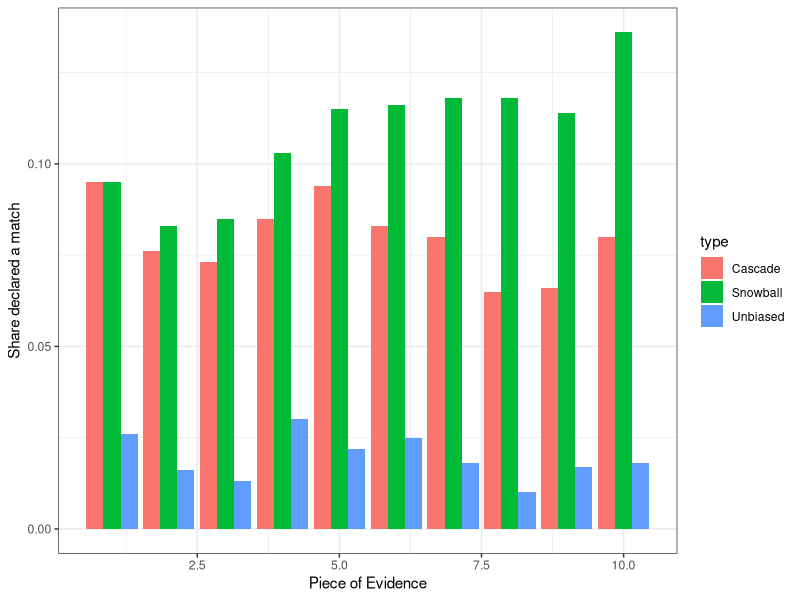
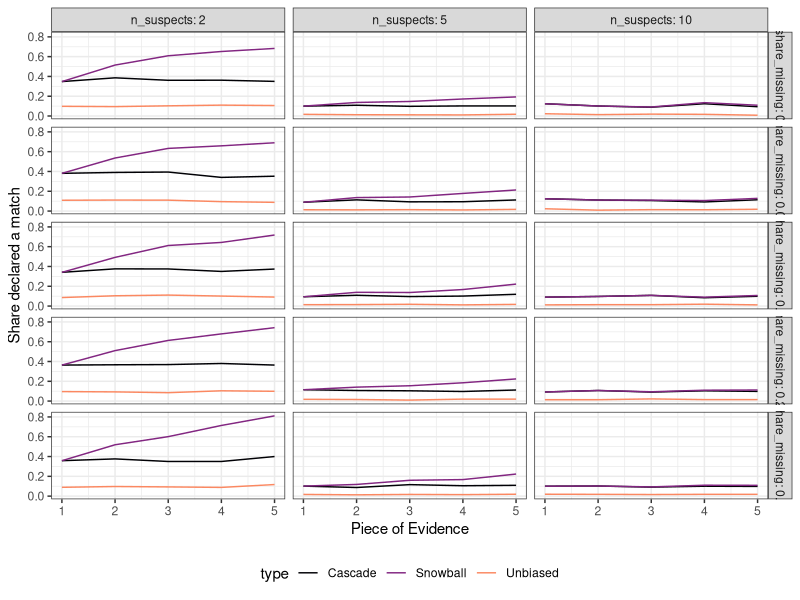

Recreate these plots in R, in order. (Note: this script raises an error after producing the figures.)
# Snowball bias

rm(list = ls())
library(ggplot2)
library(dplyr)

# basics
N = 10 #number of suspects
Pi = .15 #share in pop w I=1
Pi_E = Pi #prob I=1 if E0 (set to constant over pieces of evidence for simplicity)
Pi_EC = Pi #prob I=1 if E0^C (set to constant over pieces of evidence for simplicity)
Prior = 1/N

# 6 kinds of bias

# how do they incorporate true m? (assume corectly incorporates true matches (so non-tilde biases are the same as for cascade)
mtrue.func <- function(m) 0 

# bias if see true matches
d_impute <- function(i,m, share.miss){ share.miss + i/2 + 1 + mtrue.func(m)}
d_I <- function(i,m){ (2-(1-i)/(1-Pi)) + mtrue.func(m) }
d_peer <- function(m){1 + mtrue.func(m)}
delta.func <- function(i,m, share.miss) {d_impute(i, m, share.miss)*d_I(i,m)*d_peer(m)}

# how do they incorporate estimated m? 
m.func <- function(m) sum(m>=1) 

# bias if see estimated matches
dt_impute <- function(i,m,share.miss){ 1 }
dt_I <- function(i,m){ 1 }
dt_peer <- function(m){m.func(m) + 1}
delta.tilde.func <- function(i,m,share.miss) {dt_impute(i, m, share.miss)*dt_I(i,m)*dt_peer(m)}

total.bias <- function(i,m,mhat,share.miss){delta.func(i,m,share.miss)*delta.tilde.func(i,mhat,share.miss)}

g = 0 # 0 means not guilty
i = 1 # 1 means has characteristic
k = 10 # pieces of evidence

# evidence is binom(10,mu1) if guilty, binom(10,mu0) if not guilty
mu1 = .5; mu0=.25

nsims = 1000
output = list()
for(sim.round in 1:nsims){
  xy = sapply(1:k, function(j) ifelse(g==1, sum(rbinom(10,1,mu1)), sum(rbinom(10,1,mu0))))
  lik.ratio = sapply(xy, function(j) dbinom(j,10,mu1)/dbinom(j,10,mu0))
  
  # missing evidence (decides degree of imputation)
  share.miss = rbeta(k,1,3)
  
  mhat <- m <- m.cascade <- rep(NA,k)
  m <- sapply(1:k, function(x) lik.ratio[x] * (Pi_E/Pi_EC) * 1/N)
  m.cascade <- sapply(1:k, function(x) delta.func(i,m[x],share.miss[x])*m[x])
  mhat[1] <- m.cascade[1]
  
  for(j in 2:k){mhat[j] <- total.bias(i,m[c(1:(j-1))],mhat[c(1:(j-1))], share.miss[j])*m[j]}
  
  output[[sim.round]] <- data.frame(posterior = c(m,m.cascade,mhat),
                       type = rep(c("Unbiased","Cascade","Snowball"), each = k),
                       evidence = rep(1:k,3),
                       round = rep(i,k*3))
}
sim.out = do.call(rbind, output)
summary = sim.out %>%
  group_by(type,evidence) %>%
  summarise(share_declared_match = mean(posterior>=1))

ggplot(summary, aes(x = evidence, y = share_declared_match, fill = type))+
  geom_bar(stat = 'identity', position = 'dodge')+
  xlab("Piece of Evidence") + ylab("Share declared a match")+
  theme_bw()



#ggsave(filename = '~/repos/Forensic_bias/outputs/SnowballFigure.png')

## AL's version -- use different # suspects and % missing evidence instead of simulating

N = 10 #number of suspects
Pi = .15 #share in pop w I=1
Pi_E = Pi #prob I=1 if E0 (set to constant over pieces of evidence for simplicity)
Pi_EC = Pi #prob I=1 if E0^C (set to constant over pieces of evidence for simplicity)
Prior = 1/N
g = 0 # 0 means not guilty
i = 1 # 1 means has characteristic
k = 5 # pieces of evidence

mu1 = .5; mu0=.25

nsims = 1000

cascade_snowball_sim = function(nsims, share_missing, n_suspects){
output = list()
for(sim.round in 1:nsims){
  xy = sapply(1:k, function(j) ifelse(g==1, sum(rbinom(k,1,mu1)), sum(rbinom(k,1,mu0))))
  lik.ratio = sapply(xy, function(j) dbinom(j,k,mu1)/dbinom(j,k,mu0))
  
  # missing evidence (decides degree of imputation)
  share.miss = rep(share_missing, 10)
  
  mhat <- m <- m.cascade <- rep(NA,k)
  m <- sapply(1:k, function(x) lik.ratio[x] * (Pi_E/Pi_EC) * (1/n_suspects))
  m.cascade <- sapply(1:k, function(x) delta.func(i,m[x],share.miss[x])*m[x])
  mhat[1] <- m.cascade[1]
  
  for(j in 2:k){mhat[j] <- total.bias(i,m[c(1:(j-1))],mhat[c(1:(j-1))], share.miss[j])*m[j]}
  
  output[[sim.round]] <- data.frame(posterior = c(m,m.cascade,mhat),
                                    type = rep(c("Unbiased","Cascade","Snowball"), each = k),
                                    evidence = rep(1:k,3),
                                    round = rep(i,k*3))
}
sim.out = do.call(rbind, output)
summary = sim.out %>%
  group_by(type,evidence) %>%
  summarise(share_declared_match = mean(posterior>=1))
return(summary)
}

set.seed(081720)
nsims = 1000
share_missing = c(0, .01, .1, .25,.5)
n_suspects = c(2, 5, 10)

sim_params = expand.grid(share_missing = share_missing, n_suspects = n_suspects)

results = c()
for(ii in 1:nrow(sim_params)){
  sim_sum = cascade_snowball_sim(1000, sim_params$share_missing[ii], sim_params$n_suspects[ii]) %>%
    mutate(share_missing = sim_params$share_missing[ii], n_suspects = sim_params$n_suspects[ii])
  results = rbind(results, sim_sum)
}

results %>%
  ggplot(., aes(x = evidence, y = share_declared_match, col = type)) +
  facet_grid(rows = vars(share_missing), cols = vars(n_suspects), labeller = label_both) +
  geom_line() +
  xlab("Piece of Evidence") + ylab("Share declared a match")+
  theme_bw() +
  theme(legend.position = "bottom") + 
  scale_color_viridis_d(option = "magma", end = .75) 

ggsave(filename = 'outputs/SnowballFigure2.png')

## V3 -- simplified 

cascade_snowball_sim = function(nsims, share_missing, n_suspects, n_evidence){
  output = list()
  for(sim.round in 1:nsims){
    xy = sapply(1:n_evidence, function(j) ifelse(g==1, sum(rbinom(n_evidence,1,mu1)), sum(rbinom(n_evidence,1,mu0))))
    lik.ratio = sapply(xy, function(j) dbinom(j,n_evidence,mu1)/dbinom(j,n_evidence,mu0))
    
    # missing evidence (decides degree of imputation)
    share.miss = rep(share_missing, n_evidence)
    
    mhat <- m <- m.cascade <- rep(NA,n_evidence)
    m <- sapply(1:n_evidence, function(x) lik.ratio[x] ) #* (Pi_E/Pi_EC) * (1/n_suspects))
    m.cascade <- sapply(1:n_evidence, function(x) delta.func(i,m[x],share.miss[x])*m[x])
    mhat[1] <- m.cascade[1]
    
    for(j in 2:n_evidence){mhat[j] <- total.bias(i,m[c(1:(j-1))],mhat[c(1:(j-1))], share.miss[j])*m[j]}
    
    output[[sim.round]] <- data.frame(posterior = c(m,m.cascade,mhat),
                                      type = rep(c("Unbiased","Cascade","Snowball"), each = n_evidence),
                                      evidence = rep(1:n_evidence,3),
                                      round = rep(i,n_evidence*3))
  }
  sim.out = do.call(rbind, output)
  summary = sim.out %>%
    group_by(type,evidence) %>%
    summarise(share_declared_match = mean(posterior>=1))
  return(summary)
}



set.seed(040222)
nsims = 1000
share_missing = .01
n_suspects = 2
n_evidence = 5

sim_params = expand.grid(share_missing = share_missing, n_suspects = n_suspects, n_evidence = n_evidence)

results = c()
for(ii in 1:nrow(sim_params)){
  sim_sum = cascade_snowball_sim(1000, 
                                 sim_params$share_missing[ii], 
                                 sim_params$n_suspects[ii],
                                 sim_params$n_evidence[ii]) %>%
    mutate(share_missing = sim_params$share_missing[ii], 
           n_suspects = sim_params$n_suspects[ii],
           n_evidence = sim_params$n_evidence[ii])
  results = rbind(results, sim_sum)
}

bias_gg_df = results %>%
  pivot_wider(id_cols = c("evidence", "share_missing", "n_suspects"), names_from = type, values_from = share_declared_match) %>%
  mutate(
    `Bias Cascade` = Cascade - Unbiased,
    `Bias Snowball` = Snowball - Unbiased,
    `No Bias` = Unbiased - Unbiased,
    analyst = LETTERS[evidence]
  ) %>%
  pivot_longer(c(`Bias Cascade`, `Bias Snowball`, `No Bias`), names_to = "type", values_to = "bias")

snowball_df = bias_gg_df %>% 
  filter(type == "Bias Snowball") %>%
  mutate(xend = c(2:5, NA), 
         yend = c(bias[2:5], NA))

colors = gray.colors(3, start = 0.8, end = 0.4, gamma = 1.5, rev = FALSE)

bias_gg_df %>%
  mutate(
    type = factor(type, levels = c("No Bias", "Bias Cascade", "Bias Snowball"))
  ) %>%
  ggplot(., aes(x = analyst, y = bias, col = type)) +
  geom_point(size = 5) +
  geom_segment(data = snowball_df, 
               aes(xend = xend - .1, yend = yend ), 
               arrow = arrow(length = unit(0.3, "cm"),
                             type = "open")) +
  labs(x = "Analyst (sequential order)",
       y = "Bias in Likelihood \n(Reported - Expected)",
       col = "") +
  annotate("errorbar", x = 0.8, ymin = 0, ymax = .4, col = "red4", width = .05) +
  annotate("text", x = 0.8, y = .125, hjust = 1.5, label = expression(I[t[i]]), col = "red4", size = 6) +
  annotate("errorbar", x = 2.1, ymin = .4, ymax = .42, col = "red4", width = .05) +
  annotate("text", x = "B", y = .4, hjust = -.5, label = expression(LR[A]), col = "red4", size = 5) +
  annotate("errorbar", x = 3.1, ymin = .4, ymax = .55, col = "red4", width = .05) +
  annotate("text", x = "C", y = .45, hjust = -.5, label = expression(LR[B]), col = "red4", size = 5) +
  annotate("errorbar", x = 4.1, ymin = .4, ymax = .6, col = "red4", width = .05) +
  annotate("text", x = "D", y = .45, hjust = -.5, label = expression(LR[C]), col = "red4", size = 5) +
  annotate("errorbar", x = 5.1, ymin = .4, ymax = .62, col = "red4", width = .05) +
  annotate("text", x = "E", y = .45, hjust = -.5, label = expression(LR[D]), col = "red4", size = 5) +
  annotate("text", x = "E", y = .62, hjust = -.15, label = "Bias Snowball", col = colors[3]) +
  annotate("text", x = "E", y = .4, hjust = -.15, label = "Bias Cascade", col = colors[2]) +
  annotate("text", x = "E", y = 0, hjust = -.15, label = "No Bias", col = colors[1]) +
  theme_minimal() +
  theme(legend.position = "none") + 
  scale_x_discrete(expand = c(.01,.9)) +
  scale_color_manual(values = colors)

ggsave(filename = '~/Forensic_bias/outputs/snowball_vs_cascade.eps',
       width = 8,
       height = 4)

#### Very Uninteresting and Simple Version ####


rbeta_shape1 = 1
rbeta_shape2 = 10
n_analysts = 5
n_sims = 25

run_snowball_cascade = function(n_analysts, 
                                n_sims, 
                                d_i_shape1, 
                                d_i_shape2,
                                d_imp_shape1, 
                                d_imp_shape2,
                                lr_shape1, 
                                lr_shape2){
simulation = list()

for(jj in 1:n_sims){
  sb_data = tibble(
    analyst = 1:n_analysts, 
    LR = 1 + rbeta(n_analysts, lr_shape1, lr_shape2)
  )
  
  delta_i = 1 + rbeta(n_analysts, d_i_shape1, d_i_shape2)
  delta_impute = 1 + rbeta(n_analysts, d_imp_shape1, d_imp_shape2)
  
  sb_data = sb_data %>%
    mutate(
      LR_cascade = delta_i * delta_impute * LR,
      LR_snow = rep(NA,n_analysts)
    ) 
  
  for(i in 1:5){
    if(i==1){sb_data$LR_snow[i] = sb_data$LR_cascade[i]}
    if(i>1){sb_data$LR_snow[i] = sb_data$LR_cascade[i] * sb_data$LR_snow[i-1]}
  }
  
  simulation[[jj]] = sb_data
}

sim_df = bind_rows(simulation) %>%
  mutate(sim_num = rep(1:n_sims, each = n_analysts)) %>%
  pivot_longer(c(LR_cascade, LR_snow)) %>%
  mutate(
    bias = value - LR,
    bias_type = ifelse(name == "LR_cascade", "Bias Cascade", "Bias Snowball")
  )
return(sim_df)
}


set.seed(042222)

sim_df1 = run_snowball_cascade(5, 25, 1, 10, 1, 10, 1, 10)
sim1_p = ggplot(sim_df1, aes(x = analyst, y = bias, col = bias_type)) +
  geom_line(data = sim_df1 %>% filter(name == "LR_snow"), 
            aes(group = sim_num),
            col = "gray85") +  
  geom_point() +
  scale_color_grey(start = .6, end = .3) +
  labs(
    x = "Analyst (sequential order)",
    y = "Bias in LR\n(Reported - Expected)",
    col = "",
    title = "Weak Support for Same-Source",
    subtitle = "LR ~ 1 + Beta(1,10)"
  ) +
  theme_minimal()


sim_df2 = run_snowball_cascade(5, 25, 5, 5, 1, 10, 1, 10)
sim2_p = ggplot(sim_df2, aes(x = analyst, y = bias, col = bias_type)) +
  geom_line(data = sim_df2 %>% filter(name == "LR_snow"), 
            aes(group = sim_num),
            col = "gray85") +  
  geom_point() +
  scale_color_grey(start = .6, end = .3) +
  labs(
    x = "Analyst (sequential order)",
    y = "",
    col = "",
    title = "Mild Support for Same Source",
    subtitle = "LR ~ 1 + Beta(5,5)"
  ) +
  theme_minimal()

sim1_p + sim2_p + plot_layout(guides = "collect")

ggsave(filename = '~/Forensic_bias/outputs/snowball_vs_cascade_2.eps',
       width = 8,
       height = 4)
